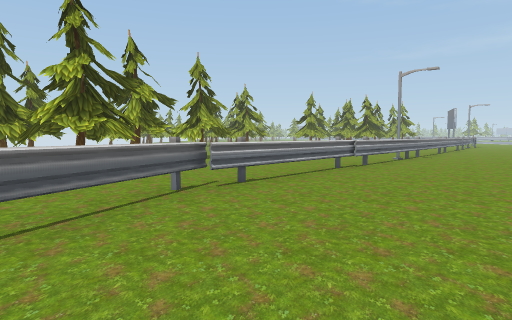
view 1 (above)

24 first-person views from a walk through a Unity game level. The camera is 1.5 m above the floor, tilts 4° down and sees 75° across. The floor is counted in squares, 2 m on a side. Each view is taken from the middle of a square. On the plan, view 1 faces up. The plan holds only what a view shows up to about 11 squares ahead; the rest is blank. The place goes on beyond the plan.

view 2
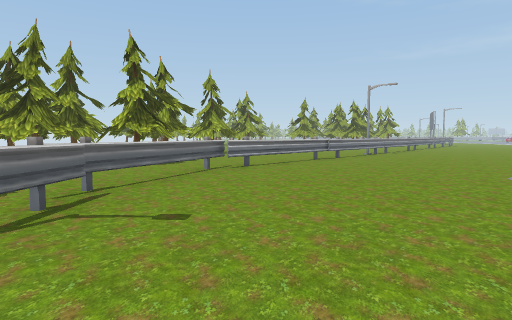

view 3
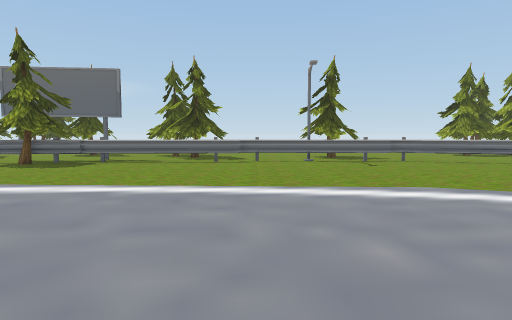

view 4
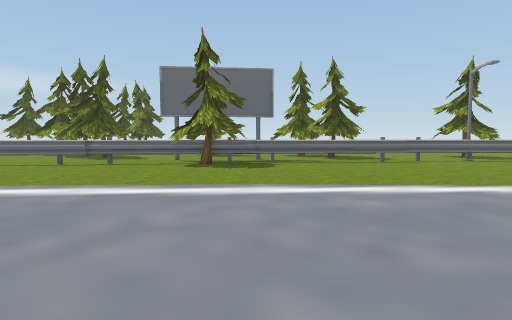

view 5
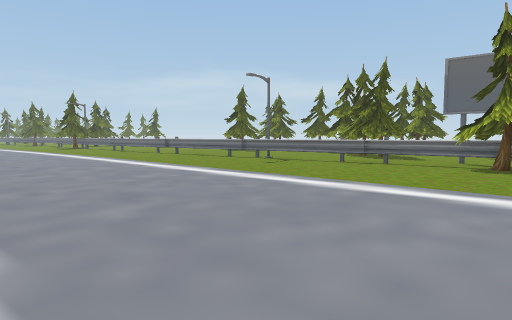

view 6
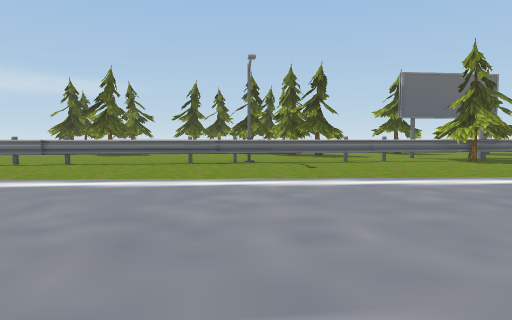

view 7
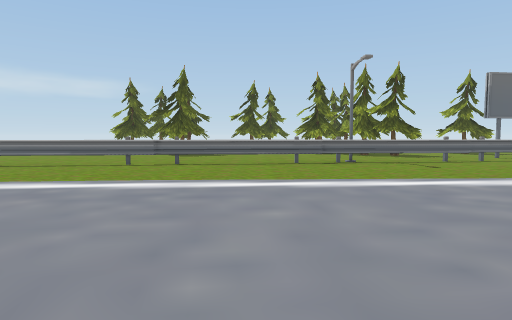

view 8
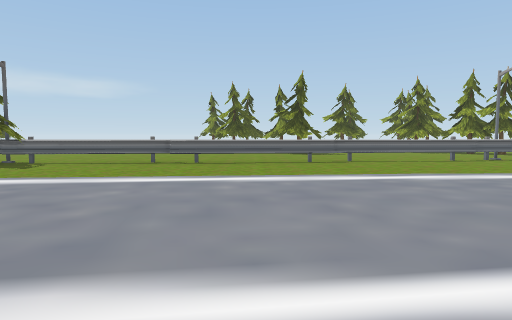

view 9
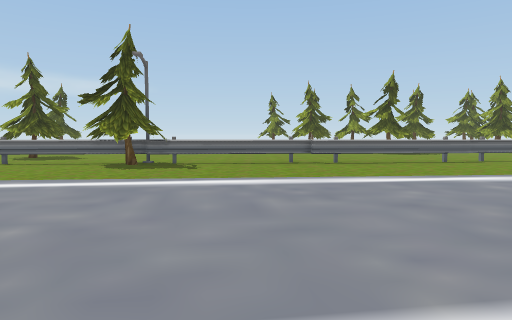

view 10
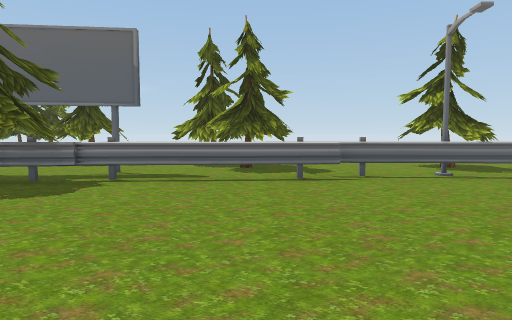

view 11
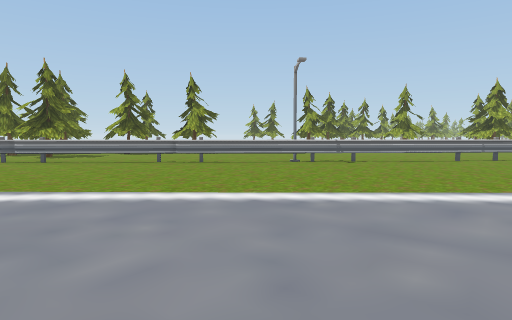

view 12
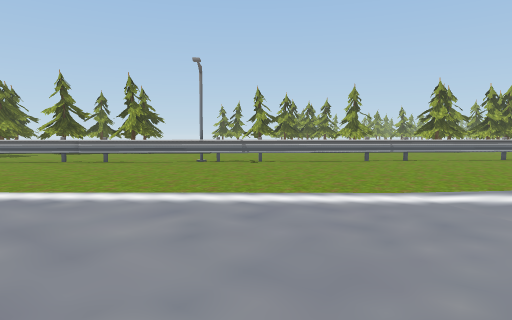

view 13
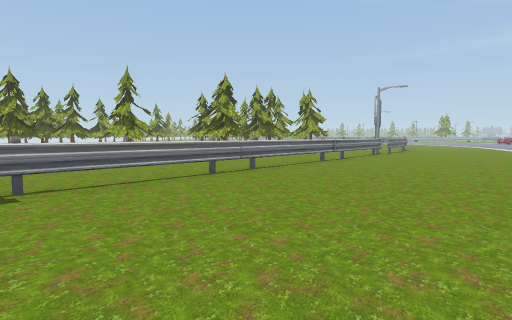

view 14
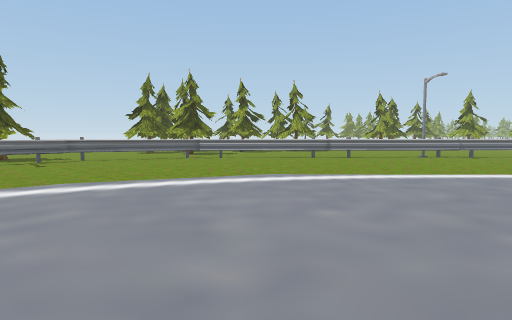

view 15
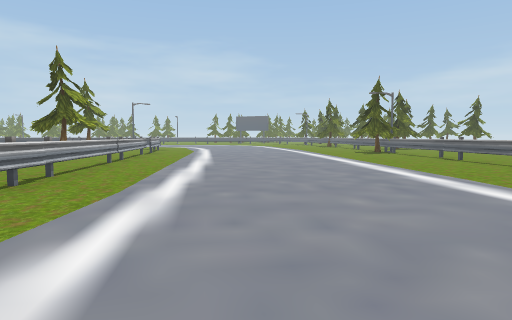

view 16
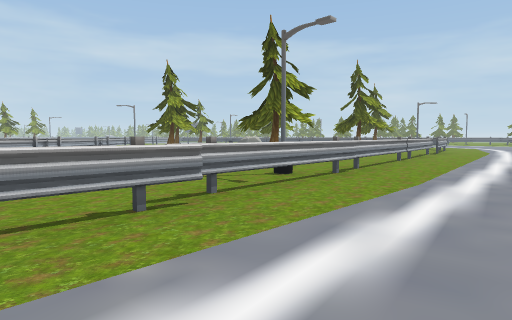

view 17
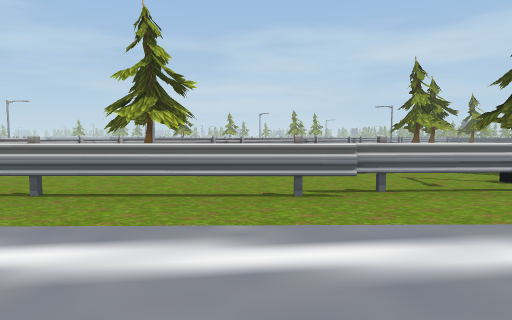

view 18
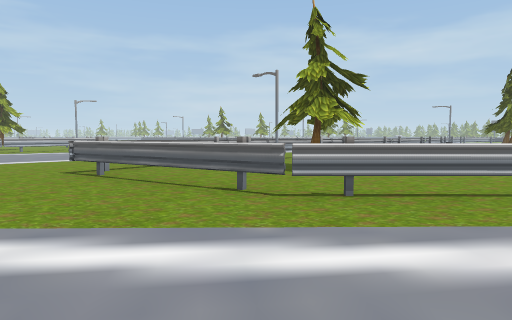

view 19
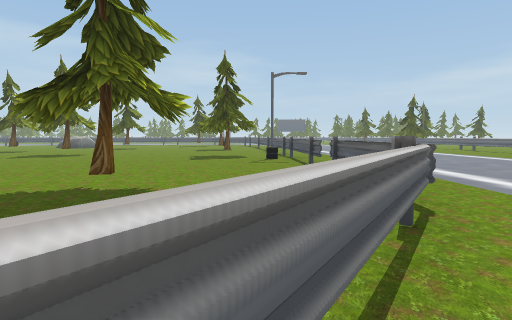

view 20
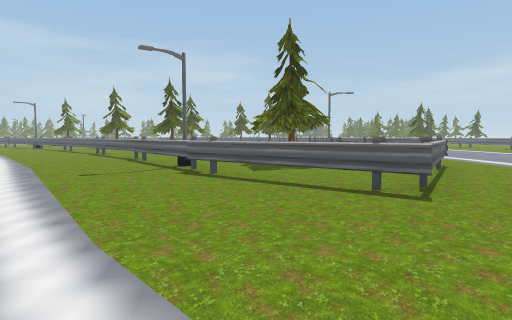

view 21
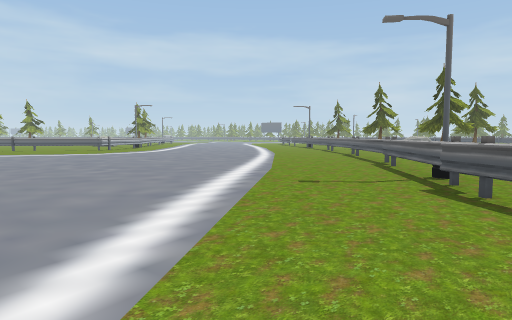

view 22
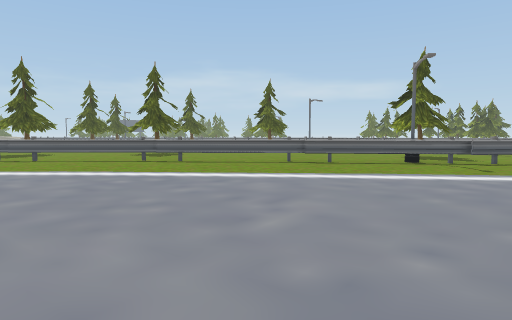

view 23
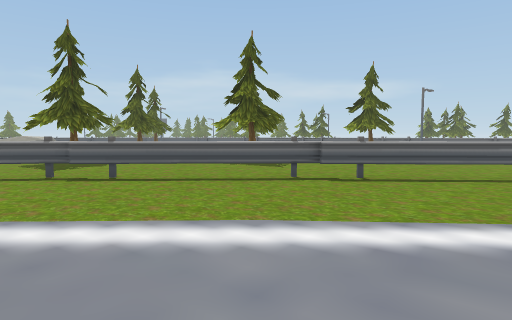

view 24
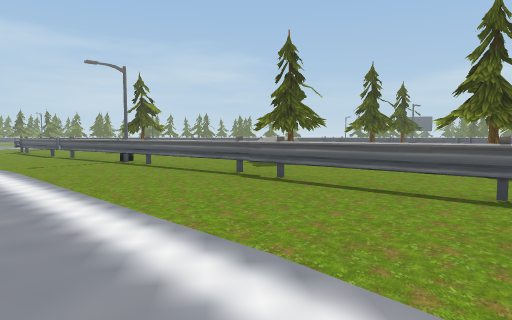

### Floor plan
Key: @ floor where view 1 was taken; # wall or solid block; . floor; = window, fence, low wall or low ledge; T thing the floor can be seen under or through.
Columns run from 5 left of view 1 to 28 right of it. Each row starts with its distance up from view 1.
 16              #=......
 15           ...=.......
 14           ..=.......
 13           .=.......
 12           .=......
 11        ...=.......
 10  ##   ...=........
  9  ##  ...=..........
  8    ....=...........
  7 ## ...=............
  6 ###..=.............
  5 # ..=..............
  4 # .#.............
  3   .=.............
  2   .=...........
  1  ##=...........
  0  ##=.@.........
 -1  .=............
 -2  .=............
 -3  .=...........      .
 -4 #..=.........      ....
 -5 ###=........      .......
 -6 ###=........     ..............
 -7 ##.=.........   ..................
 -8 #..TT.............#=..............
 -9 #..T.............=..=............
-10 #..TT...........=....=...........
-11  ..=............#....#...........
-12   .................#..=..........
-13    .=..........=.......=........
-14    .=..........=........=........
-15   ..=..........=........=........
-16   ..=..........==........=.......
-17    .=...........#.........=.......
-18    .=...........=..........=......
-19    .=...........#..... .....=.....
-20    ..=..........=..     .....=....
-21    ..=..........#.#       ....=...
-22    ..=..........=.         ....=..
-23    ..=..........=.          ....=#
-24    ..=..........=..          #...#
-25    ..=.............           ...
-26    ..=...........=.
-27    ..=.........
-28     .=..........
-29     .=.........
-30     ..=.......
-31     ..##.....
-32     ..=....
-33     ......
-34       =..

Positions as (right, up) in squares from view 1, and headings:
1: (0, 0), facing up
2: (0, -3), facing up
3: (8, -3), facing left
4: (8, -8), facing left
5: (8, -8), facing down-left
6: (9, -16), facing left
7: (9, -19), facing left
8: (10, -24), facing left
9: (10, -28), facing left
10: (4, -5), facing left
11: (11, 3), facing up-left
12: (13, 5), facing up-left
13: (9, 8), facing up
14: (9, -2), facing up-left
15: (7, -15), facing down
16: (7, -14), facing down-right
17: (6, -15), facing right
18: (6, -11), facing right
19: (12, -8), facing down
20: (15, -3), facing down
21: (15, -5), facing down-right
22: (27, -8), facing down-left
23: (27, -14), facing down-left
24: (25, -14), facing down
